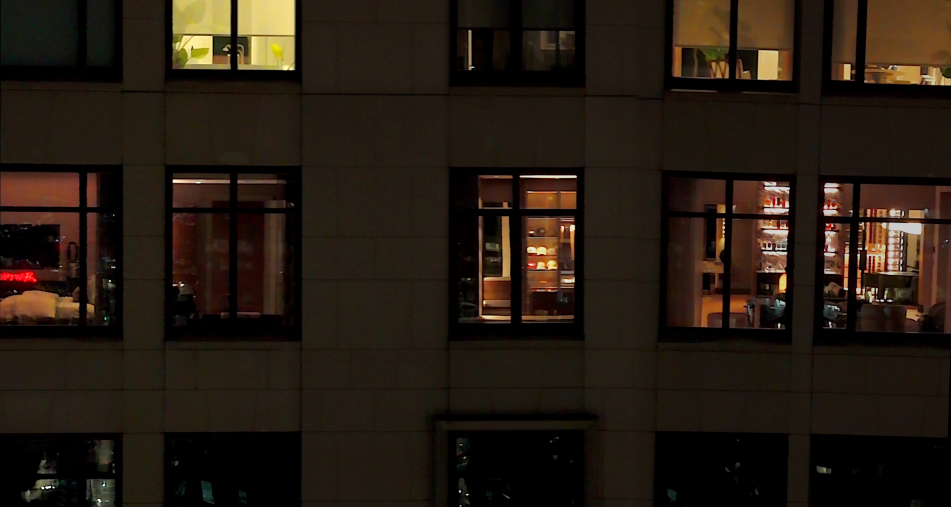
#> input picture design/src/facade_pano_source.jpg, 2851 x 1520 px (shown at 1/3 size)
$ python trace_lines.py ../facade_pano_source.jpg ../facade_pano_source.jpg 3 1.0
#> lines starting #> are read from the running program, lines starting #| are printed output that depends on the picture
"""Trace a photo's architecture as a few clean straight lines (v8 · chapter 05 'the drawing lies exactly on the built room').

L0 smoothing flattens textures, the fast line detector finds straight edges; only long ones stay, near-axis ones are snapped,
collinear neighbours merge, the strongest N are kept. Output: JSON {w, h, lines:[[x1,y1,x2,y2,strength],...]} in image px,
plus a preview PNG (white lines on black and over the darkened photo).
usage: trace_lines.py in.jpg out.json [N=110] [minlen_frac=.06]
"""
import sys, json, math
import cv2, numpy as np

src, dst = sys.argv[1], sys.argv[2]
N = int(sys.argv[3]) if len(sys.argv) > 3 else 110
MINF = float(sys.argv[4]) if len(sys.argv) > 4 else .06
img = cv2.imread(src); h0, w0 = img.shape[:2]
#> further down, img is the input picture: shape (1520, 2851, 3); mean B, G, R 17.3, 27.1, 37.7
#> after `h0, w0 = img.shape[:2]`: h0 = 1520; w0 = 2851
S = 1400 / max(h0, w0); img = cv2.resize(img, (round(w0 * S), round(h0 * S)), interpolation=cv2.INTER_AREA)
#> after `S = 1400 / max(h0, w0)`: S = 0.491
h, w = img.shape[:2]
#> h = 746; w = 1400
L0 = cv2.ximgproc.l0Smooth(img, None, .012, 2.0)
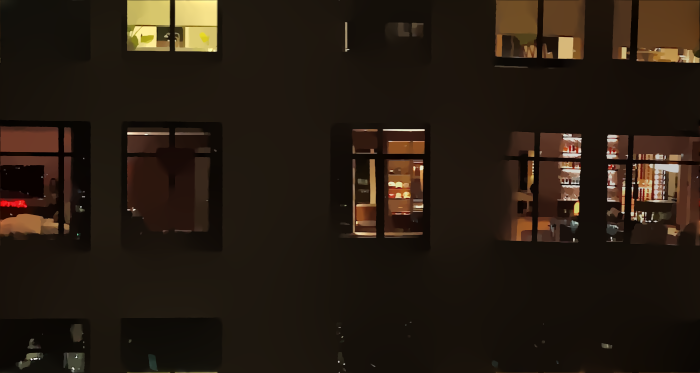
#> L0: shape (746, 1400, 3) (shown at 1/2 size); mean B, G, R 17.4, 27.7, 38.5
gray = cv2.cvtColor(L0, cv2.COLOR_BGR2GRAY)
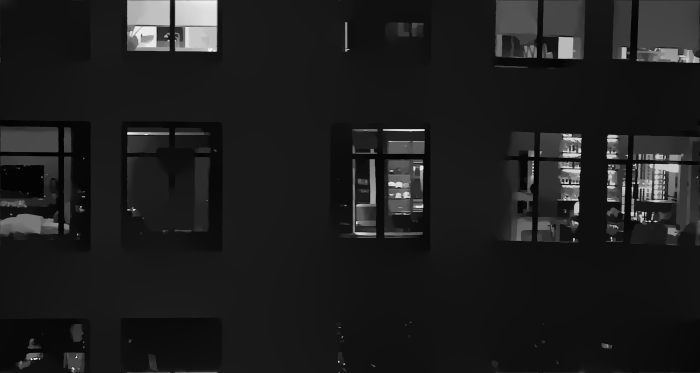
#> gray: shape (746, 1400) (shown at 1/2 size); min 0, max 254, mean 29.7
fld = cv2.ximgproc.createFastLineDetector(length_threshold=int(MINF * max(w, h)), distance_threshold=1.41, canny_th1=12, canny_th2=36, canny_aperture_size=3, do_merge=True)
segs = fld.detect(gray)
#> segs = None
segs = [] if segs is None else segs.reshape(-1, 4).tolist()
#> segs = []
# contrast across each line = how strong an edge it is
def strength(x1, y1, x2, y2):
    L = math.hypot(x2 - x1, y2 - y1); nx, ny = -(y2 - y1) / L, (x2 - x1) / L; acc = 0; n = 0
    for t in np.linspace(.1, .9, 9):
        px, py = x1 + (x2 - x1) * t, y1 + (y2 - y1) * t
        a = gray[int(np.clip(py + ny * 3, 0, h - 1)), int(np.clip(px + nx * 3, 0, w - 1))]
        b = gray[int(np.clip(py - ny * 3, 0, h - 1)), int(np.clip(px - nx * 3, 0, w - 1))]
        acc += abs(int(a) - int(b)); n += 1
    return acc / n
out = []
for x1, y1, x2, y2 in segs:
    L = math.hypot(x2 - x1, y2 - y1); ang = math.degrees(math.atan2(y2 - y1, x2 - x1)) % 180
    if ang < 2.5 or ang > 177.5: ym = (y1 + y2) / 2; y1 = y2 = ym                      # snap near-horizontal
    elif abs(ang - 90) < 2.5: xm = (x1 + x2) / 2; x1 = x2 = xm                           # snap near-vertical
    out.append([x1, y1, x2, y2, L * (8 + strength(x1, y1, x2, y2))])
#> this loop made 0 passes
#> after the loop, out = []
out.sort(key=lambda r: -r[4])
keep = []
for r in out:                                                                              # drop near-duplicates
    x1, y1, x2, y2 = r[:4]; mx, my = (x1 + x2) / 2, (y1 + y2) / 2; a = math.atan2(y2 - y1, x2 - x1)
    dup = False
    for k in keep:
        kx1, ky1, kx2, ky2 = k[:4]; ka = math.atan2(ky2 - ky1, kx2 - kx1)
        da = abs(math.sin(a - ka)); kL = math.hypot(kx2 - kx1, ky2 - ky1)
        d = abs((kx2 - kx1) * (ky1 - my) - (kx1 - mx) * (ky2 - ky1)) / max(kL, 1e-6)
        t = ((mx - kx1) * (kx2 - kx1) + (my - ky1) * (ky2 - ky1)) / max(kL * kL, 1e-6)
        if da < .05 and d < 6 and -.1 < t < 1.1: dup = True; break
    if not dup: keep.append(r)
    if len(keep) >= N: break
#> after the loop, keep = []
mx = max(k[4] for k in keep) if keep else 1
#> mx = 1
res = {'w': w, 'h': h, 'lines': [[round(k[0], 1), round(k[1], 1), round(k[2], 1), round(k[3], 1), round(k[4] / mx, 3)] for k in keep]}
#> res = {'w': 1400, 'h': 746, 'lines': []}
json.dump(res, open(dst, 'w'))
pv = np.zeros((h, w * 2, 3), np.uint8); dark = (img * .35).astype(np.uint8); pv[:, w:] = dark
#> after `dark = (img * 0.35).astype(np.uint8)`:
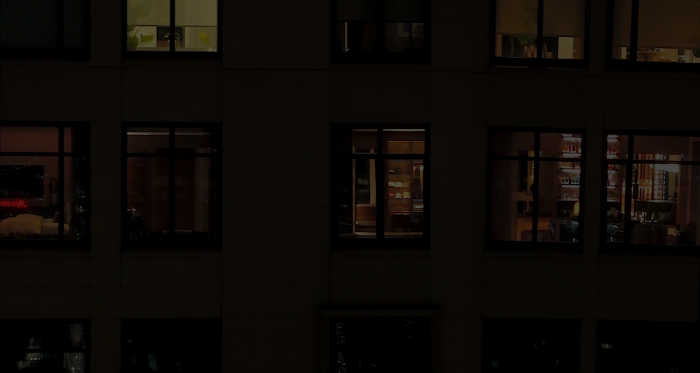
#> dark: shape (746, 1400, 3) (shown at 1/2 size); mean B, G, R 5.6, 9.1, 12.7
#> after `pv[:, w:] = dark`:
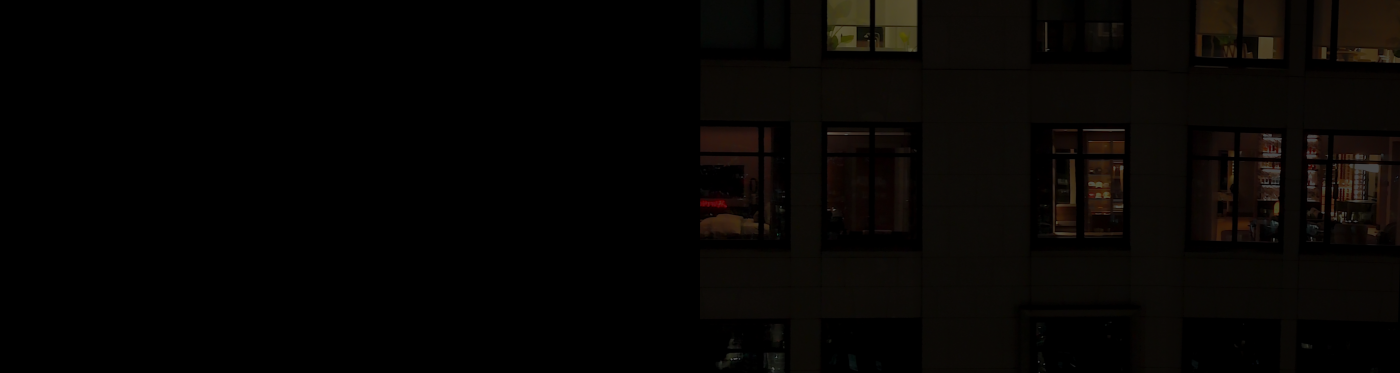
#> pv: shape (746, 2800, 3) (shown at 1/2 size); mean B, G, R 2.8, 4.6, 6.4
for x1, y1, x2, y2, s in res['lines']:
    c = int(110 + 145 * s)
    for off in (0, w): cv2.line(pv, (int(x1) + off, int(y1)), (int(x2) + off, int(y2)), (c, c, c), 1, cv2.LINE_AA)
cv2.imwrite(dst.replace('.json', '_pv.jpg'), cv2.resize(pv, (pv.shape[1] // 2, pv.shape[0] // 2), interpolation=cv2.INTER_AREA))
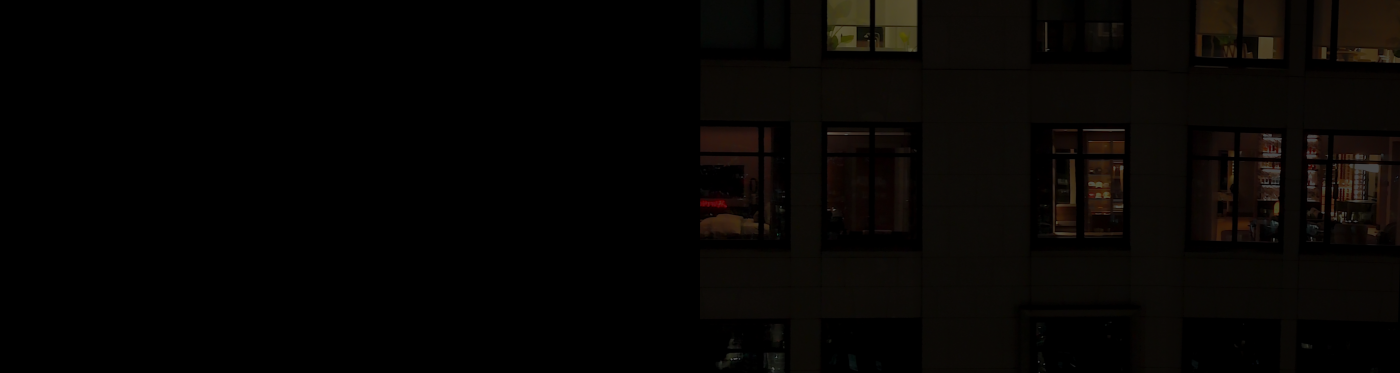
#> saved as facade_pano_source.jpg: shape (373, 1400, 3); mean B, G, R 2.9, 4.6, 6.4
print(dst, len(res['lines']))
#| ../facade_pano_source.jpg 0
